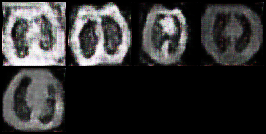
#> input picture assets/epoch_80.png, 266 x 134 px
$ python -i preprocessing.py   (imports and definitions only)
#> lines starting #> are read from the running program, lines starting #| are printed output that depends on the picture
import cv2
import numpy as np
from tensorflow.keras.preprocessing.image import ImageDataGenerator


class MedicalImagePreprocessor:
    @staticmethod
    def medical_preprocess(image):
        """CT-specific preprocessing pipeline"""
        # CLAHE
        lab = cv2.cvtColor(image, cv2.COLOR_RGB2LAB)
#> lab: shape (134, 266, 3); mean of channels 0, 1, 2 53.2, 128.5, 128.2
        l, a, b = cv2.split(lab)
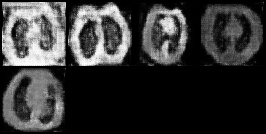
#> l: shape (134, 266); min 0, max 254, mean 53.2
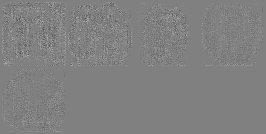
#> a: shape (134, 266); min 77, max 188, mean 128.5
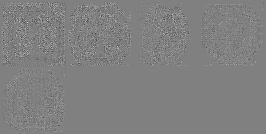
#> b: shape (134, 266); min 68, max 182, mean 128.2
        clahe = cv2.createCLAHE(clipLimit=3.0, tileGridSize=(8,8))
        cl = clahe.apply(l)
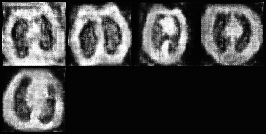
#> cl: shape (134, 266); min 2, max 255, mean 67.4
        limg = cv2.merge((cl,a,b))
#> limg: shape (134, 266, 3); mean of channels 0, 1, 2 67.4, 128.5, 128.2
        image = cv2.cvtColor(limg, cv2.COLOR_LAB2RGB)
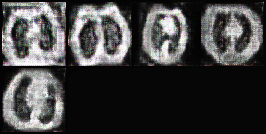
#> image: shape (134, 266, 3); mean R, G, B 66, 65.5, 65.5

        # Gamma correction
        gamma = 0.8
        invGamma = 1.0 / gamma
        table = np.array([((i / 255.0) ** invGamma) * 255 for i in np.arange(0, 256)]).astype("uint8")
        image = cv2.LUT(image, table)
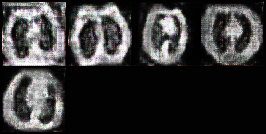
#> image: shape (134, 266, 3); mean R, G, B 56.3, 55.7, 55.7
        return image

class MedicalDataGenerator(ImageDataGenerator):
    def __call__(self, *args, **kwargs):
        batches = super().__call__(*args, **kwargs)
        for batch_x, batch_y in batches:
            processed = np.array([MedicalImagePreprocessor.medical_preprocess(img) for img in batch_x])
            yield (processed, batch_y)

>>> import cv2
>>> picture = cv2.cvtColor(cv2.imread('../assets/epoch_80.png'), cv2.COLOR_BGR2RGB)
>>> result = MedicalImagePreprocessor().medical_preprocess(picture)

$ run again, on assets/recon_ep033.png
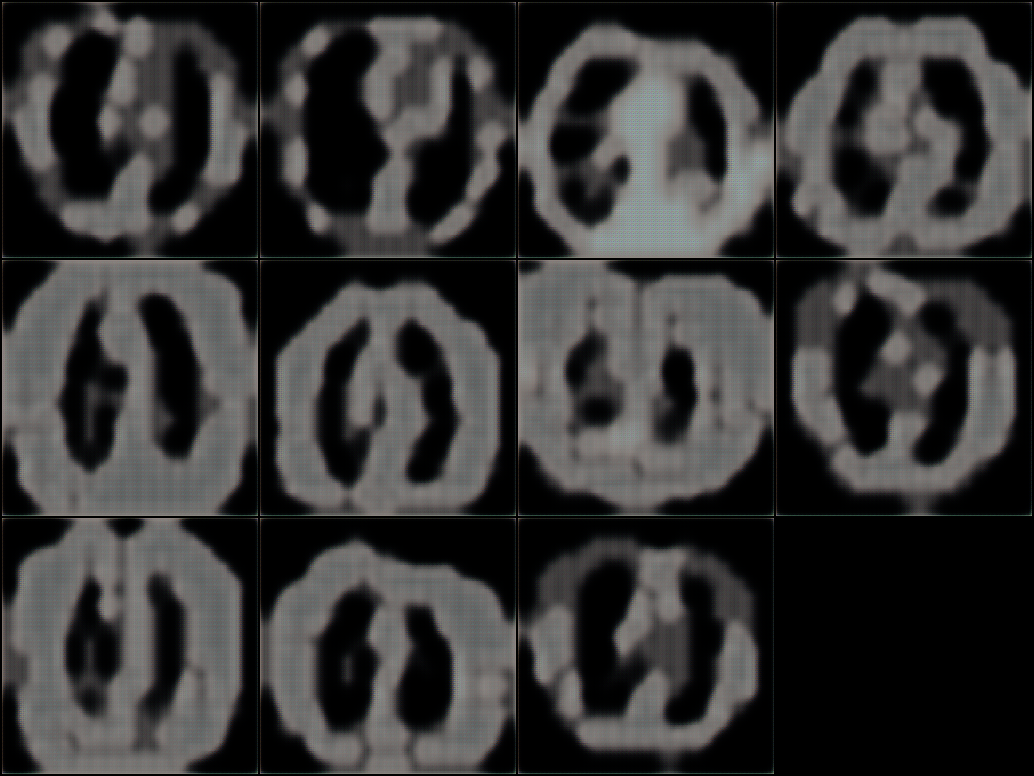
#> input picture assets/recon_ep033.png, 1034 x 776 px
#> lab: shape (776, 1034, 3); mean of channels 0, 1, 2 57.2, 128.2, 128.4
#> in medical_preprocess, `cl = clahe.apply(l)`:
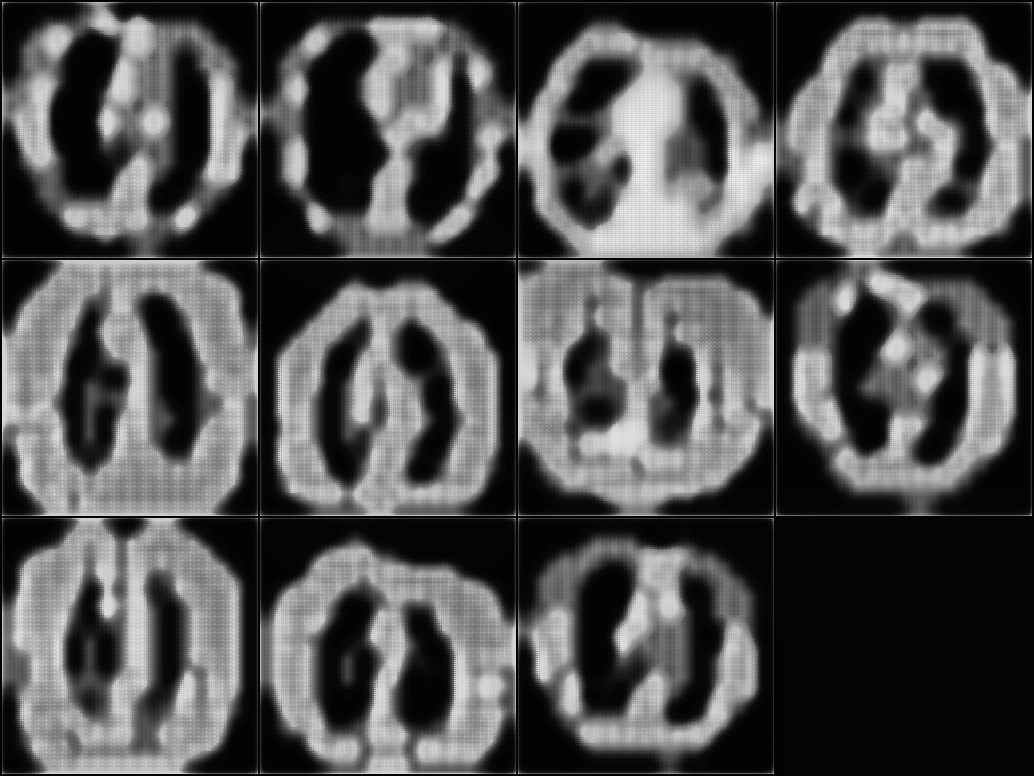
#> cl: shape (776, 1034); min 2, max 246, mean 81.7
#> limg: shape (776, 1034, 3); mean of channels 0, 1, 2 81.7, 128.2, 128.4
#> in medical_preprocess, `image = cv2.LUT(image, table)`:
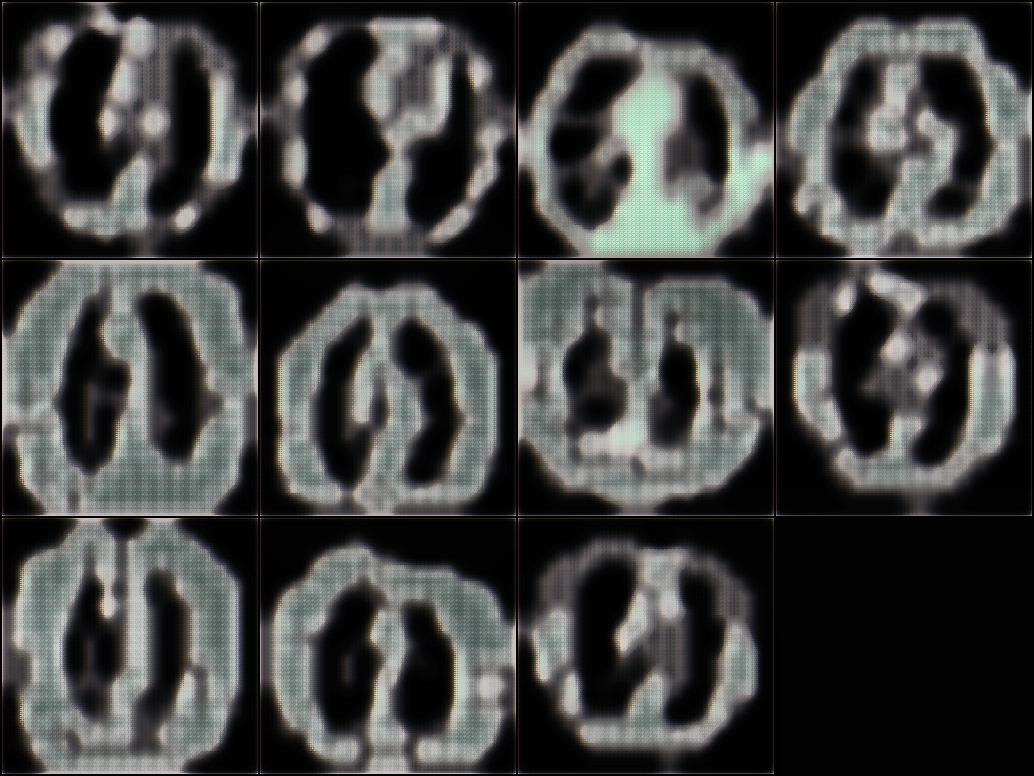
#> image: shape (776, 1034, 3); mean R, G, B 66.4, 65.6, 64.8

$ run again, on assets/recon_ep042.png
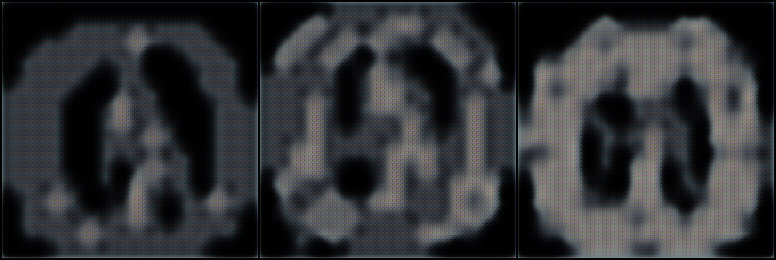
#> input picture assets/recon_ep042.png, 776 x 260 px
#> lab: shape (260, 776, 3); mean of channels 0, 1, 2 54.4, 128.2, 126.3
#> in medical_preprocess, `cl = clahe.apply(l)`:
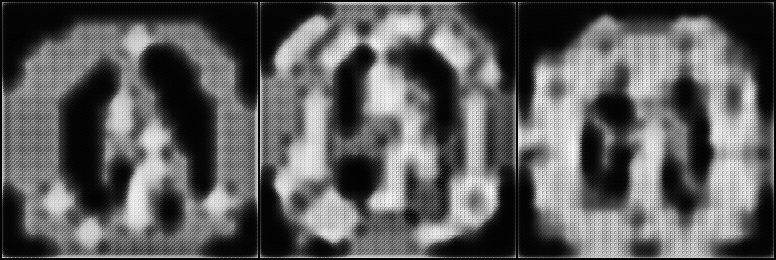
#> cl: shape (260, 776); min 0, max 252, mean 93.9
#> limg: shape (260, 776, 3); mean of channels 0, 1, 2 93.9, 128.2, 126.3
#> in medical_preprocess, `image = cv2.LUT(image, table)`:
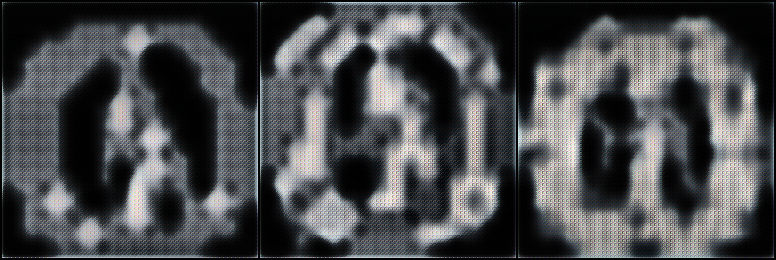
#> image: shape (260, 776, 3); mean R, G, B 73.9, 75.8, 78.1
